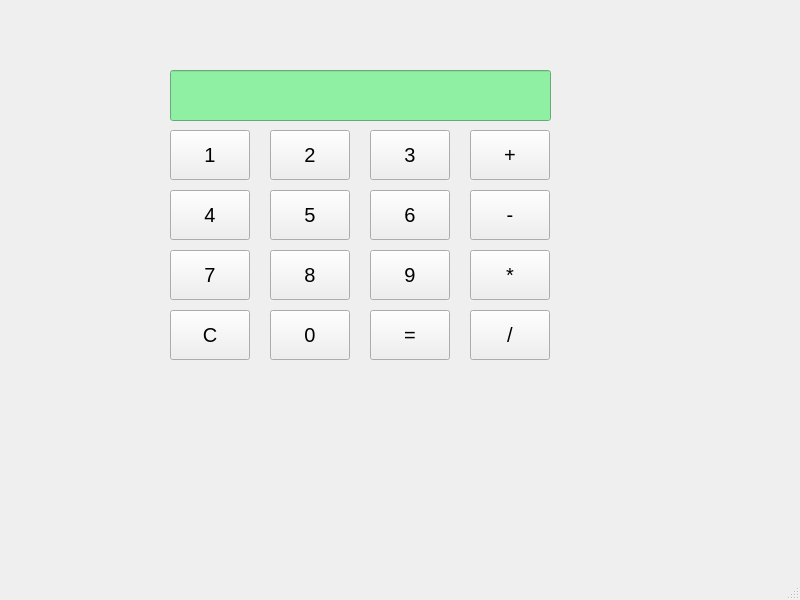
<?xml version="1.0" encoding="UTF-8"?>
<ui version="4.0">
 <class>Calculatrice</class>
 <widget class="QMainWindow" name="Calculatrice">
  <property name="geometry">
   <rect>
    <x>0</x>
    <y>0</y>
    <width>800</width>
    <height>600</height>
   </rect>
  </property>
  <property name="windowTitle">
   <string>Calculatrice</string>
  </property>
  <widget class="QWidget" name="centralwidget">
   <widget class="QPushButton" name="pushButton1">
    <property name="geometry">
     <rect>
      <x>170</x>
      <y>130</y>
      <width>80</width>
      <height>50</height>
     </rect>
    </property>
    <property name="minimumSize">
     <size>
      <width>50</width>
      <height>50</height>
     </size>
    </property>
    <property name="maximumSize">
     <size>
      <width>160</width>
      <height>100</height>
     </size>
    </property>
    <property name="font">
     <font>
      <pointsize>15</pointsize>
     </font>
    </property>
    <property name="text">
     <string>1</string>
    </property>
   </widget>
   <widget class="QLineEdit" name="lineEditAfficheur">
    <property name="geometry">
     <rect>
      <x>170</x>
      <y>70</y>
      <width>381</width>
      <height>51</height>
     </rect>
    </property>
    <property name="minimumSize">
     <size>
      <width>380</width>
      <height>50</height>
     </size>
    </property>
    <property name="maximumSize">
     <size>
      <width>760</width>
      <height>100</height>
     </size>
    </property>
    <property name="styleSheet">
     <string notr="true">background-color: rgb(143, 240, 164);</string>
    </property>
    <property name="alignment">
     <set>Qt::AlignRight|Qt::AlignTrailing|Qt::AlignVCenter</set>
    </property>
    <property name="readOnly">
     <bool>true</bool>
    </property>
   </widget>
   <widget class="QPushButton" name="pushButton2">
    <property name="geometry">
     <rect>
      <x>270</x>
      <y>130</y>
      <width>80</width>
      <height>50</height>
     </rect>
    </property>
    <property name="minimumSize">
     <size>
      <width>50</width>
      <height>50</height>
     </size>
    </property>
    <property name="maximumSize">
     <size>
      <width>160</width>
      <height>100</height>
     </size>
    </property>
    <property name="font">
     <font>
      <pointsize>15</pointsize>
     </font>
    </property>
    <property name="text">
     <string>2</string>
    </property>
   </widget>
   <widget class="QPushButton" name="pushButton3">
    <property name="geometry">
     <rect>
      <x>370</x>
      <y>130</y>
      <width>80</width>
      <height>50</height>
     </rect>
    </property>
    <property name="minimumSize">
     <size>
      <width>50</width>
      <height>50</height>
     </size>
    </property>
    <property name="maximumSize">
     <size>
      <width>160</width>
      <height>100</height>
     </size>
    </property>
    <property name="font">
     <font>
      <pointsize>15</pointsize>
     </font>
    </property>
    <property name="text">
     <string>3</string>
    </property>
   </widget>
   <widget class="QPushButton" name="pushButtonAdditionner">
    <property name="geometry">
     <rect>
      <x>470</x>
      <y>130</y>
      <width>80</width>
      <height>50</height>
     </rect>
    </property>
    <property name="minimumSize">
     <size>
      <width>50</width>
      <height>50</height>
     </size>
    </property>
    <property name="maximumSize">
     <size>
      <width>160</width>
      <height>100</height>
     </size>
    </property>
    <property name="font">
     <font>
      <pointsize>15</pointsize>
     </font>
    </property>
    <property name="text">
     <string>+</string>
    </property>
   </widget>
   <widget class="QPushButton" name="pushButton4">
    <property name="geometry">
     <rect>
      <x>170</x>
      <y>190</y>
      <width>80</width>
      <height>50</height>
     </rect>
    </property>
    <property name="minimumSize">
     <size>
      <width>50</width>
      <height>50</height>
     </size>
    </property>
    <property name="maximumSize">
     <size>
      <width>160</width>
      <height>100</height>
     </size>
    </property>
    <property name="font">
     <font>
      <pointsize>15</pointsize>
     </font>
    </property>
    <property name="text">
     <string>4</string>
    </property>
   </widget>
   <widget class="QPushButton" name="pushButton6">
    <property name="geometry">
     <rect>
      <x>370</x>
      <y>190</y>
      <width>80</width>
      <height>50</height>
     </rect>
    </property>
    <property name="minimumSize">
     <size>
      <width>50</width>
      <height>50</height>
     </size>
    </property>
    <property name="maximumSize">
     <size>
      <width>160</width>
      <height>100</height>
     </size>
    </property>
    <property name="font">
     <font>
      <pointsize>15</pointsize>
     </font>
    </property>
    <property name="text">
     <string>6</string>
    </property>
   </widget>
   <widget class="QPushButton" name="pushButtonSoustraire">
    <property name="geometry">
     <rect>
      <x>470</x>
      <y>190</y>
      <width>80</width>
      <height>50</height>
     </rect>
    </property>
    <property name="minimumSize">
     <size>
      <width>50</width>
      <height>50</height>
     </size>
    </property>
    <property name="maximumSize">
     <size>
      <width>160</width>
      <height>100</height>
     </size>
    </property>
    <property name="font">
     <font>
      <pointsize>15</pointsize>
     </font>
    </property>
    <property name="text">
     <string>-</string>
    </property>
   </widget>
   <widget class="QPushButton" name="pushButton5">
    <property name="geometry">
     <rect>
      <x>270</x>
      <y>190</y>
      <width>80</width>
      <height>50</height>
     </rect>
    </property>
    <property name="minimumSize">
     <size>
      <width>50</width>
      <height>50</height>
     </size>
    </property>
    <property name="maximumSize">
     <size>
      <width>160</width>
      <height>100</height>
     </size>
    </property>
    <property name="font">
     <font>
      <pointsize>15</pointsize>
     </font>
    </property>
    <property name="text">
     <string>5</string>
    </property>
   </widget>
   <widget class="QPushButton" name="pushButton0">
    <property name="geometry">
     <rect>
      <x>270</x>
      <y>310</y>
      <width>80</width>
      <height>50</height>
     </rect>
    </property>
    <property name="minimumSize">
     <size>
      <width>50</width>
      <height>50</height>
     </size>
    </property>
    <property name="maximumSize">
     <size>
      <width>160</width>
      <height>100</height>
     </size>
    </property>
    <property name="font">
     <font>
      <pointsize>15</pointsize>
     </font>
    </property>
    <property name="text">
     <string>0</string>
    </property>
   </widget>
   <widget class="QPushButton" name="pushButtonDiviser">
    <property name="geometry">
     <rect>
      <x>470</x>
      <y>310</y>
      <width>80</width>
      <height>50</height>
     </rect>
    </property>
    <property name="minimumSize">
     <size>
      <width>50</width>
      <height>50</height>
     </size>
    </property>
    <property name="maximumSize">
     <size>
      <width>160</width>
      <height>100</height>
     </size>
    </property>
    <property name="font">
     <font>
      <pointsize>15</pointsize>
     </font>
    </property>
    <property name="text">
     <string>/</string>
    </property>
   </widget>
   <widget class="QPushButton" name="pushButton7">
    <property name="geometry">
     <rect>
      <x>170</x>
      <y>250</y>
      <width>80</width>
      <height>50</height>
     </rect>
    </property>
    <property name="minimumSize">
     <size>
      <width>50</width>
      <height>50</height>
     </size>
    </property>
    <property name="maximumSize">
     <size>
      <width>160</width>
      <height>100</height>
     </size>
    </property>
    <property name="font">
     <font>
      <pointsize>15</pointsize>
     </font>
    </property>
    <property name="text">
     <string>7</string>
    </property>
   </widget>
   <widget class="QPushButton" name="pushButtonEffacer">
    <property name="geometry">
     <rect>
      <x>170</x>
      <y>310</y>
      <width>80</width>
      <height>50</height>
     </rect>
    </property>
    <property name="minimumSize">
     <size>
      <width>50</width>
      <height>50</height>
     </size>
    </property>
    <property name="maximumSize">
     <size>
      <width>160</width>
      <height>100</height>
     </size>
    </property>
    <property name="font">
     <font>
      <pointsize>15</pointsize>
     </font>
    </property>
    <property name="text">
     <string>C</string>
    </property>
   </widget>
   <widget class="QPushButton" name="pushButtonEgal">
    <property name="geometry">
     <rect>
      <x>370</x>
      <y>310</y>
      <width>80</width>
      <height>50</height>
     </rect>
    </property>
    <property name="minimumSize">
     <size>
      <width>50</width>
      <height>50</height>
     </size>
    </property>
    <property name="maximumSize">
     <size>
      <width>160</width>
      <height>100</height>
     </size>
    </property>
    <property name="font">
     <font>
      <pointsize>15</pointsize>
     </font>
    </property>
    <property name="text">
     <string>=</string>
    </property>
   </widget>
   <widget class="QPushButton" name="pushButton9">
    <property name="geometry">
     <rect>
      <x>370</x>
      <y>250</y>
      <width>80</width>
      <height>50</height>
     </rect>
    </property>
    <property name="minimumSize">
     <size>
      <width>50</width>
      <height>50</height>
     </size>
    </property>
    <property name="maximumSize">
     <size>
      <width>160</width>
      <height>100</height>
     </size>
    </property>
    <property name="font">
     <font>
      <pointsize>15</pointsize>
     </font>
    </property>
    <property name="text">
     <string>9</string>
    </property>
   </widget>
   <widget class="QPushButton" name="pushButtonMultiplier">
    <property name="geometry">
     <rect>
      <x>470</x>
      <y>250</y>
      <width>80</width>
      <height>50</height>
     </rect>
    </property>
    <property name="minimumSize">
     <size>
      <width>50</width>
      <height>50</height>
     </size>
    </property>
    <property name="maximumSize">
     <size>
      <width>160</width>
      <height>100</height>
     </size>
    </property>
    <property name="font">
     <font>
      <pointsize>15</pointsize>
     </font>
    </property>
    <property name="text">
     <string>*</string>
    </property>
   </widget>
   <widget class="QPushButton" name="pushButton8">
    <property name="geometry">
     <rect>
      <x>270</x>
      <y>250</y>
      <width>80</width>
      <height>50</height>
     </rect>
    </property>
    <property name="minimumSize">
     <size>
      <width>50</width>
      <height>50</height>
     </size>
    </property>
    <property name="maximumSize">
     <size>
      <width>160</width>
      <height>100</height>
     </size>
    </property>
    <property name="font">
     <font>
      <pointsize>15</pointsize>
     </font>
    </property>
    <property name="text">
     <string>8</string>
    </property>
   </widget>
  </widget>
  <widget class="QMenuBar" name="menubar">
   <property name="geometry">
    <rect>
     <x>0</x>
     <y>0</y>
     <width>800</width>
     <height>20</height>
    </rect>
   </property>
  </widget>
  <widget class="QStatusBar" name="statusbar"/>
 </widget>
 <resources/>
 <connections/>
</ui>
